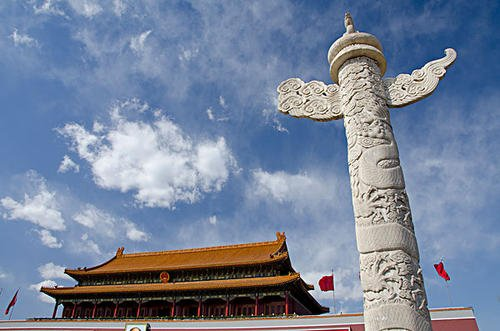
#> input picture img_study/img/palace.jpg, 500 x 331 px
$ python similarly_transform.py
#> lines starting #> are read from the running program, lines starting #| are printed output that depends on the picture
import cv2
from matplotlib import pyplot as plt


# 相似变换（similarly transform） = 旋转（rotation） + 平移（translation） + 缩放（scale）

def rotate(img_ori, aug_value, scale):
    # img_ori：图像
    # aug_value：旋转角度
    # scale：缩放值
    M = cv2.getRotationMatrix2D((0.5 * img_ori.shape[1], 0.5 * img_ori.shape[0]), aug_value, scale)  # 获得旋转矩阵
    new_img = cv2.warpAffine(img_ori, M, (img_ori.shape[1], img_ori.shape[0]))  # 简单的重映射
    return new_img


img = cv2.imread("img/palace.jpg")
#> img is the input picture: shape (331, 500, 3); mean B, G, R 155.2, 132.1, 118.9
img_rgb = cv2.cvtColor(img, cv2.COLOR_BGR2RGB)

new_img = rotate(img_rgb, 45, 0.8)
#> in rotate, `new_img = cv2.warpAffine(img_ori, M, (img_ori.shape[1], img_ori.shape[..`:
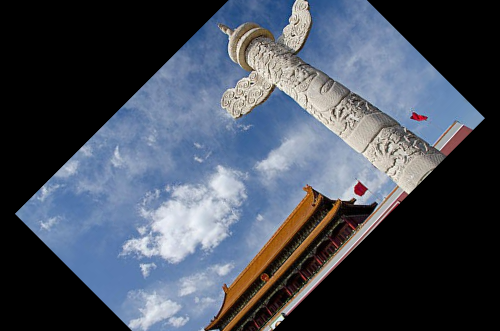
#> new_img: shape (331, 500, 3); mean R, G, B 71.2, 78.4, 91.2
plt.imshow(new_img)
plt.show()
